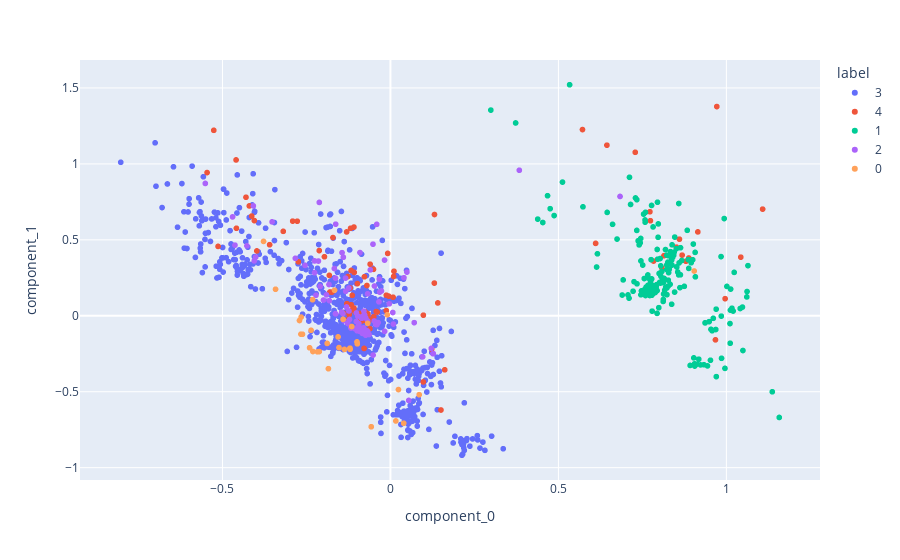

Write notebook code for a chart like this one.
### Markdown cell above
We can clearly see two clusters stand out but by coloring according to the ratings, the opinions 1/5 and 2/5 are mixed. We can therefore consider that the people who gave opinions 1/5 and 2/5 are linked to the same complaints and we can therefore assimilate them.

### Code cell
common_words = Visualisation_2D_Dataframe_K_Cluster(train_OneHot_2, 5, "kmean")
for cluster, words in enumerate(common_words):
    print(f"Cluster {cluster}: {words}")

### Figure 1 — Plotly figure (JSON) as saved in the notebook; plotly's stock layout.template omitted (floating-point values rounded to 4 significant figures; data arrays with more than 128 entries replaced by an {"elided": "..."} marker saying what was removed)
{"data": [{"hovertemplate": "<b>%{hovertext}</b><br><br>label=3<br>component_0=%{x}<br>component_1=%{y}<extra></extra>", "hovertext": {"elided": "1221 str values"}, "legendgroup": "3", "marker": {"color": "#636efa", "symbol": "circle"}, "mode": "markers", "name": "3", "showlegend": true, "type": "scattergl", "x": {"elided": "1221 float values"}, "xaxis": "x", "y": {"elided": "1221 float values"}, "yaxis": "y"}, {"hovertemplate": "<b>%{hovertext}</b><br><br>label=4<br>component_0=%{x}<br>component_1=%{y}<extra></extra>", "hovertext": ["information not clearly only subscription validation payment extremely long time incompetent adviser insurance flee absolutely ", "customer service impossible reach phone luck different day time end never advise phone ", "excessively long request processing time respond simple email few take ", "applied birth grant standard processing time service nothing week word be week nothing ", "insurance not serious contract april moto today not green card always few time definitely not serious ", "hello not recommend santiane not professional lot time call lot time solve case gave false information had teletransmission not yet resolved conclusion well choice ", "even time request contribution year insurance be also detail service difficult reach ", "sent cancel insurance handicap not allow telephone answer not first time send much hope ", "incompetent contract row one-month wait draw contract not time phone were allianz lorette was nightmare ", "sense customer service very long time reach advisor empathy malicious staff incorrect disrespectful ", "dangle customer never same time hope different version ", "had was not file follow-up insurance next contract renewal first time advisor not file complaint not be second time had call then never again time contact answer ", "client neoliane was first time insured animal disappointment sent response just tell did not support intervention asked response shame flour not ", "insurer time easily generate bank not recoverable not take account rib not recommend insurance ", "hot line totally rotten bad faith make average time charge telephone hot line odre quarter hour ", "significant water damage expertise expertise favor still not be tgi previously contacted legal department had contract long time reason little fu same group error part pacifica flee absolutely ", "correct totally absent customer service unreachable time day call cheap ahead service forget ", "complaint letter unanswered end inadmissible commitment response time deplorable customer management process ", "glass non-responsible accident license very long time messy not responsible outrageous ", "presentation context gmf adverse insurance motorist knocked wrong defend not even talk value reimbursement bike shame just communication email email response mail time new document undermine victim little judge fairness practice ", "reimbursement dental costs. reimbursement was first time pretext non-payment subscription telephone adviser confirmed was up date told redo request refund response email customer service department ", "not not correct counselor take money insurance next day college make contract time termination twice not make ", "customer various online insurance very long time car insurance took contract first time active insurance ", "time be careful planet not identical a4 still ", "arguably belayer time ", "groupama estimate contract annual price defined time payment price contract normal ", "modify expiry date did email time told trace just advisor redo request not serious mutual fund contract end year ", "new customer opinion satisfaction give moment time give opinion satisfaction service thank ", "crm several ever accident insured car gmf first time promotion unfortunately day heavy rain lady suddenly back gmf first time conclusion gmf good only once addition suspicious insure elsewhere thank gmf ", "very slow process customer service file very difficult reach response time mail only ", "laborious hear tell wait work stoppage be finally answer email phone time different info often coldness casualness ", "insurer not inspire confidence insurer brokerage time ", "reimbursement time third-party payment had choice not be customer old insurance moreover company several be banal ", "several email department still not refund invoice sent not first time follow obtain refund long month ", "disaster impossible reach claim cancellation contract expensive hamon law impossible reach contract adviser transfer eallianz allianz connection impossible site telephone always hold big waste time flee ", "insurance time year year advent covid not make sense ", "lamentable telephone service impossibility answer career update only answer phone transmission competent account request commitment response time refusal transmit give contact manager indication department scandalous type operation still exist ", "satisfied advance current claim garage not reimbursement be relatively short time thank advance request ", "always apply green card understand amount insurance so much car time price seemed correct start now too high insurance ", "hello currently active insurance number almost year new insurance terminate hamon success time truck recently row sent course rethink flee flee ", "really unhappy daxa long time disappointing profitability long payment bad investment advice ", "loss time discovery not terminate excessive number claims1 claim ", "flee absolutely had subsidence ground episode drought several had phenomenon was natural disaster state lateral level junction ground house long time answer ask expert expertise was hand matmut expert soil analysis manufacturing defect house backfill problem house so far never refusal compensation part matmut expert report part concluded probable cause was problem appeared quickly construction year not later collect same experience matmut company money. legitimate process well so not compensate already several publicize case ", "poor customer service extremely long treatment time medical adviser concluded even surgeon still compensation later ", "hello several already several such refund annuity news refund told time software refund fun ", "very disappointed gmf first time several name not pleasant phone excessive ", "not recommend student home insurance be recommended termination time internet offer so service case specify offer not expensive answer shame ", "insurer time never foot house risk service service never answer phone addition not catastrophic ", "time card take month so-called association addition even level senior contract rather pseudo limitation social security reimbursement base queudale big bullshit ", "flee absolutely time period time subscription just had flee absolutely ", "very good insurance many too expensive time car insurance change car increase membership ", "deplorable service almost non-existent only be rarely take long time process mutual avoid ", "almost impossible reach phone lucky enough be contact advisor not be able respond request information termination due time response request email santiane contract was registered mail acknowledgment receipt day email termination too late ", "absolutely impossible reach justification signed first time was broker had file now manage short flee ", "slow procedural complex really not accessible retiree not familiar administrative maze situation time ", "sorry first time legal assistance month was contact again still so respite moment ", "first time i investment i money ", "currently customer not very long time still deductible be claim be old very very long especially had advance very very disappointed insurance ", "customer service deplorable bad incomplete information time unsuitable unprofessional ", "customer da increased premium terminated contract opinion several late box time ", "motorcycle obligation terminate time not stay year round moreover site contract too ", "deregistered not charge car accident gray card took long time be new system online gray card service prefecture ", "company avoid follow-up only respond automatic time fanciful announced response part had non-responsible accident still date management accident many registered care take matter local court ", "customer service almost unreachable phone refund announced false lot time finally laborious refund flee absolutely ", "then maternity still not daily undefeat time period really disappointed very unhappy ", "preliminary time did customer service inform period dental inform was compatible removal period same insurance group malakoff médéric same level reimbursement invite avoid santiane complete lack professionalism ", "very long claim procedure follow-up long time news contract not information insurer ", "just car insurance glass breakage parking accident commercial gesture time really unpleasant eurofil aviva flee make happiness insurance ", "attractive price beware part document quite long time canceled insurance file avoid ", "customer difficult reach first platform abnormally long time then request certain delay ", "mutual insurance fund drive same time hope insurer account not case age never had claim insurance year was almost old ", "request short time disaster month still nothing other hand not late not recommend insurance ", "very badly breakdown request km included contract disaster service repairman km home mechanic next time be careful time insurance ", "liquidate supplementary pension way service telephone processing time long pong penny retirement ", "relatively expensive price scooter time request be case thank keep informed drop lol ", "house was ever claim year decided change insurer bank adviser bank responsible old contract direct insurance same total year bank had nevertheless short time flee ", "period company refused compensation twice time equipment was not up standard ", "frequent site harassment same aggressive behavior neoliane time nothing so complicit inadmissible procedure only just already elsewhere ", "incompetent insurer telephone unable give correctly never same answer call claim not very long time not recommend insurance anyone ", "infinitely long processing time file defined deadline incompetent response litigation department start early redemption procedure payment well ", "completely agree dental still nothing account several really insist finally told time end week yet nothing reason termination ", "vlr insurer same contract waived company dime first time online insurance be last time notice new beta ", "hello subscription caci service processing time new payment early very long sometimes incorrect many phone lcl advisor sauerkraut also avoid jeanmarie ", "very dissatisfied service too long incorrect support too many telephone too many too much time simple quick ", "refund time too long too procedural bad faith ", "always very serious direct unable respect contract reasonable time compensation flee insurance great ", "lie agreement nobody anything anymore respect client incompetence time ", "waste time ", "incompetent everything request something not other insurance termination contract also very complicated lot time not recommend insurer not waste time elsewhere ", "deplorable service difficult time ", "very expensive insurance relation rendered service contract limit only time refund damage coverage ", "insurance not serious avoid absolutely just customer service change address make estimate reduce price insurance elsewhere customer service just nose already second time change address not correctly addition customer service insurance request really not serious too expensive ", "subscription insurance dog excellent reception subscription telephone course went wrong first request reimbursement surgery eye sent intervention had take place period support customer service detail was never joined contract nothing happened so were pocket few month later new eye problem completely different send same support linked problem first call customer service hear same thing yet vet care sheet fine different support so pocket time did scanner so here insurance avoid absolutely just sent termination letter customer service said thought insurance ", "vehicle was fire act vandalism today later still person care week even phone first try then not time read file simply incapable be very confident only showcase ", "ag2r policy non-payment pretext incomplete internal processing time ", "sent reimbursement invoice email date still reimbursement time told reimbursement still nothing date ", "brokerage incompetent not respond time not notify insurer incompetence lack seriousness unacceptable attention money not credit ", "very serious systematic not first time last dispatch reminder still nothing date question asked contractual break unemployment always "], "legendgroup": "4", "marker": {"color": "#EF553B", "symbol": "circle"}, "mode": "markers", "name": "4", "showlegend": true, "type": "scattergl", "x": [-0.05038, -0.1304, -0.06045, -0.07686, 0.8516, -0.1138, 0.09809, -0.1264, 0.7738, -0.1799, -0.00541, 0.7287, -0.09835, 0.007854, -0.06108, 0.5718, -0.09203, -0.01227, -0.1398, -0.1171, -0.00815, 0.8881, 0.8143, -0.3976, -0.07526, 0.9676, 1.108, -0.0747, -0.07078, -0.2741, -0.2774, -0.07526, -0.07146, -0.5458, 0.7724, 0.1227, -0.4595, -0.1132, 0.1504, 0.1307, -0.1087, -0.1255, 0.1312, -0.4585, -0.1201, -0.1078, -0.1741, -0.171, 0.8603, 0.01057, -0.0612, -0.07008, 0.6444, -0.1087, -0.08555, -0.4129, -0.04244, -0.5131, -0.07526, 0.8073, 0.9963, -0.1167, -0.4201, -0.1187, -0.3596, -0.03942, 0.6108, 0.009538, -0.07847, -0.07742, 0.141, -0.4051, 0.8682, -0.1041, 0.09784, 1.043, -0.06696, -0.01232, -0.2119, -0.1818, -0.2909, 0.8795, -0.1964, -0.1226, -0.1295, 0.915, -0.0496, -0.07526, 0.836, -0.09349, 0.7832, 0.1617, 0.9715, -0.5259, -0.06627, -0.4299, -0.07283, -0.3191], "xaxis": "x", "y": [0.3057, 0.5521, 0.3398, 0.02937, 0.452, 0.1345, 0.003883, 0.2585, 0.6259, 0.1567, 0.1296, 1.076, 0.212, 0.1222, -0.02258, 1.226, 0.01538, 0.1355, 0.01719, 0.2983, 0.4107, 0.3804, 0.3956, 0.427, -0.02997, -0.1585, 0.7022, 0.0162, 0.007382, 0.3553, 0.6226, -0.02997, 0.003127, 0.9429, 0.685, -0.2201, 1.026, 0.04011, -0.6203, 0.2153, 0.05127, -0.02283, 0.6669, 0.5761, 0.183, 0.2857, 0.1562, 0.5151, 0.5043, 0.2932, -0.08488, 0.1993, 1.123, 0.5842, -0.03433, 0.6565, 0.02804, 0.4568, -0.02997, 0.317, 0.1126, 0.07258, 0.7232, 0.5759, 0.4678, 0.02475, 0.4767, 0.2587, -0.215, 0.257, 0.0845, 0.6268, 0.3993, 0.02251, -0.4356, 0.386, 0.0127, 0.03398, 0.4293, 0.2662, 0.6233, 0.3591, 0.3888, 0.008226, 0.07997, 0.5524, -0.005895, -0.02997, 0.392, -0.02994, 0.3602, -0.3557, 1.377, 1.221, -0.03668, 0.7804, 0.01986, 0.556], "yaxis": "y"}, {"hovertemplate": "<b>%{hovertext}</b><br><br>label=1<br>component_0=%{x}<br>component_1=%{y}<extra></extra>", "hovertext": {"elided": "198 str values"}, "legendgroup": "1", "marker": {"color": "#00cc96", "symbol": "circle"}, "mode": "markers", "name": "1", "showlegend": true, "type": "scattergl", "x": {"elided": "198 float values"}, "xaxis": "x", "y": {"elided": "198 float values"}, "yaxis": "y"}, {"hovertemplate": "<b>%{hovertext}</b><br><br>label=2<br>component_0=%{x}<br>component_1=%{y}<extra></extra>", "hovertext": ["mutual very disappointed not had bad surprise competent mutual moreover explanation audacity tell bad faith ", "incompetent mutual insurance company late little infidelity not very competent barely trust type mutual insurance company ", "had mutual mgen istya clear answer even none finally true very low reimbursement dental strongly advise ", "maaf mutual supposedly not same for-profit insurance not offer truly unfortunately same private penalize evict claim even several even damage ", "mercer insurer box service deplorable month half obtain reimbursement hospitalization request coverage had upstream strongly mutual insurance telephone contact even lamentable ", "mutual insurance completely false direct nothing sale telephone ", "very poor service reimbursement included double charge monthly payment mutual medical ", "very big mutual insurance repeated reimbursement health sulky face unpleasant mgen was now mage foresight always much health coverage not ", "very expensive mutual insurance company keep vague premium ", "mutual expensive little reimbursement ", "mutual similar sncf strike ", "simply mutual insurance very expensive reimbursement impossibility phone terminate contract termination still professionalism ", "very health insurance trouble staff too overloaded various not speak other suddenly huge waste time phone only screen effort not recommend mutual really poor ", "not respond regularly contribution very difficult reach phone not take account strongly advise mutual ", "subscription health contract implementation follow-up site way reach phone always busy make wait lack respect mutual proscribe ", "scandal person phone many avoid danger bad mutual only membership ", "flee mutual totally incompetent not even reread mail askew ", "hello mutual too expensive other private low level reimbursement contribution premium ", "member argedis always mutual card relaunch nothing mutual membership number other reimbursement received not recommend ", "week be back yesterday again phone someone contact management service vacation really deplorable customer service mutual ", "mutual contemptuous not answer difficult reach telephone internet just good receive relationship impossible ", "mutual company 90-year-old notice explanation month send certificate deregistration ", "newly mutual not yet had response future very much regret mutual ", "mutual harmony change cpam support care told still period month error already month inadmissible not recommend then not complementary ", "increase quite quickly lack reactivity negotiation various mutual insurance internet commercial service satisfactory ", "already eur many time reach mutual company part flee ", "responsiveness use mutual insurance company not make strongly advise ", "ameli account mutual insurance smell very good not end ", "big problem compensation accident4 already insurance macif victim not mutual company only money not give damn problem ", "flee mutual health insurance only small serious nothing strongly not take mutual insurance ", "mutual very difficult reach lot ", "mutual especially avoid even previous mutual not even deserve star beware trap management ", "mutual ban termination chatel law communication mutual email termination termination date threat lawyer termination knew date week termination paper not arrive promise arrive shortly so advice ban mutual insurance company exorbitant inflationary nioliane never minimum aus phone ", "luckily mutual bank revocation fled did year not hang suddenly other nothing scruple dialogue deaf ", "year request government mr macron moderate rate increase cegema message mutual be ", "half still full refund mutual market even conciliator not intervene court ", "shabby non-existent customer service not impossibility contact mutual customer service employer obligation framework collective flee ", "always information never correctly necessary systematically remind remind again so finally satisfaction mutual rate year banking modification month now ", "mutual expensive non-existent customer service slow also aggressive marketing brief flee urgently ", "health insurance life mutual insurance only name simple delay reimbursement yet electronically very unpleasant telephone service course never late paper other expensive mail collect avoid ", "deplorable mutual ", "mutual insurance monthly advance hospital care reimbursement even period ", "had disaster meter caught fire craftsman summarized intervention invoice absent mutual credit additional protest nay so customer bank insurance department ", "water damage kitchen macif support absence instead house was surveillance control property courier vegetable garden indoor water damage occurred day macif car home civil liability mutual health guarantee disaster ", "negligence part mutual credit agency cause dispute legal insurance home insurance ", "care constantly therefore never information complaint overpriced mutual obstacle course certain level contribution proportion gross salary ", "very disappointed mutual communication request other delay customer service other ", "lamentable level service file not end read mutual card received call contribution other ", "not recommend mutual insurance liar similar response advantage not sound correcta seriously avoid ", "good luck mutual always something continue withdraw account ", "macif insurance auquin disaster change car insurance home mutual ", "not complementary health insurance scandalous shame not mention quality exchange much not mutual service ", "very disappointed mutual only lowcost mutual not mutual certificate social security nothing reimbursement not account termination ", "be careful flee immediately interlocutor reachable third-party payment moon flee reach person week success third-party payment mutual fund flee far very far ", "car insurance house mutual never accident never reduction now increase monthly reimbursement course ", "good health insurance rather expensive very unpleasant customer service got phone even mgen job mgen too bad so angry bad faith mutual ", "mutual flee ", "very disappointed unable respond part disability file progress almost year regularly always same not depend file disgusted medical service mutual ", "mutual incompetent management ", "real customer follow-up nobody email not understand today mutual not answer email ", "hello still news insurance market cancel housing mutual insurance multi-risk ", "mutual unfortunately choice work month answer not talk ", "shameful reimbursement was fine now disappointed file court change mutual insurance mutual company so compel stay ", "mutual insurance really bad overall teletransmission social security ", "unreachable horror dissatisfied collective action mutual be ", "took mutual health insurance very disappointed reaction especially contact already too bad cancel now ", "still mutual non-existent inefficient member service very unhappy mutual change ", "i had opportunity work mutual daf company i also had opportunity use mutual beneficiary employee never bad mutual customer relationship pitiful be social security ago so flee mutual very good experience malakoff other hand ", "hello very disappointed mutual treatment time month mutual rib not feel later sent formal notice very average not recommend mutual thank letribot ronanletribotgmailcom ", "month half still not care unreachable phone end term mutual insurance company very unhappy not recommend ", "not great increase year thought mutual be fine same disappointment ", "many harmony not take mutual insurance home speed light ", "agency super nice head office unreachable permanent machine personal space not allow reach legal department mutual insurance increasingly expensive not hesitate make competition work good ", "flee never mutual electronic signature file withdrawal period again take anyway scandalous ", "only mutual organization so not be contact respond ", "employee many other so mutual mercer company far catastrophic trovato ludovic geostock ", "mutual termination abusive new mutual everything still not certificate termination impossible reach telephone apparently mutual flee ", "mutual health insurance avoid ", "good mutual quite high ", "mutual extortion level service voluntarily avoid support policy usually rather sulphurous critical lack also investment human probably line objective maximum gain ", "expensive mutual insurance not price ", "garbage mutual avoid urgently too long process pro construction mutual ", "very disappointed mgen just today dental curettage was not pocket nothing reimbursed quickly mutual insurance ", "mutual insurance company job virus good back delay payment aj not person phone ", "error contribution just simulation mutual insurance site estimate identical ", "mandatory mutual work change ", "poor management mandatory mutual portability disappointed employer always call unfounded here overnight file be ", "not not respond clinic not take account lack seriousness professionalism manager available short mutual insurance company not recommend ", "very dissatisfied not even deserve star consultation send social security statement invoice even consultation general practitioner teletransmission not automatically so not careful ask invoice other automatic transmission very much regret old mutual ", "reimbursement too long very dissatisfied mutual ", "warned pseudo mutual death mother latter not hesitate continue inadmissible inhuman review definition word mutual empathy nothing human addition reach person answer phone not answer flee mutual plague ", "very long impossible reach phone agreement daix private hospital was covid mutual insurance ", "mutual increase percent change age ", "group mutual ever hr away ", "very poor customer service unacceptable processing add mutual insurance company contradictory information call attached ag2r request healthcare coverage contradictory information call different received told only had read table reimbursement security statement month later new customer service unable tell request be last adviser hung ", "not possible reach mutual telephone moreover not answer example email address always answer follow-up ", "inadmissible rather be not financial mutual ", "very bad mutual insurance lot v bad reimbursement unsuitable carefully personally got ", "lentissime treatment month obtain several be meantime insured spend mutual insurance company ", "disastrous optical dental file minimum receive daily misalaire often arrogant telephone reception etc. change mutual insurance ", "lack reimbursement numerous impossible reach adviser lack professionalism excessive very probably mutual insurance company market ", "absolutely not recommend mutual insurance loss reimbursement part was integral formula ", "credit mutual acm deductible year insurance small total reimbursement situation intolerable so sign endorsement deductible ", "mutual ever had still not problem many new information give time strongly ", "catastrophic mutual incompetent customer service never service question come back not response incorrect short horror flee ", "mutual still charge tell then be ", "mutual flee expensive insufficient total disregard client obtain daily deduction contribution salary anyhow then exorbitant be month "], "legendgroup": "2", "marker": {"color": "#ab63fa", "symbol": "circle"}, "mode": "markers", "name": "2", "showlegend": true, "type": "scattergl", "x": [-0.1156, -0.08548, -0.1306, -0.09619, -0.133, -0.06373, -0.09398, -0.08457, -0.08423, -0.08964, -0.0919, 0.3836, -0.1402, -0.1441, 0.6834, -0.1829, -0.03303, -0.07456, -0.08365, -0.2257, -0.1903, -0.1452, -0.07366, -0.4699, -0.08827, -0.05192, -0.06722, 0.008789, -0.1013, 0.04907, -0.1635, -0.07681, -0.1629, 0.09605, 0.1216, -0.4271, -0.04752, 0.0708, -0.02681, -0.06802, -0.08964, -0.077, -0.096, -0.1218, -0.07318, -0.03418, -0.04837, -0.1337, -0.1177, -0.01726, -0.09898, -0.07988, -0.04383, -0.09066, -0.079, -0.1239, -0.03182, 0.007069, -0.08964, -0.226, -0.4628, -0.2216, -0.182, -0.09009, -0.09643, -0.09754, -0.4055, 0.04032, -0.2144, -0.551, 0.1268, -0.03667, -0.1235, -0.0408, -0.1015, -0.08342, -0.408, -0.09279, -0.05158, -0.06968, 0.05446, -0.1386, -0.08262, -0.1635, -0.06797, -0.1067, -0.2093, -0.003467, -0.04019, -0.1267, -0.2117, -0.2542, -0.08514, -0.08754, -0.1669, -0.283, -0.07913, -0.08964, -0.163, -0.1993, -0.1414, -0.08618, 0.1276, -0.3522, -0.01758, -0.401, -0.05993], "xaxis": "x", "y": [-0.07559, -0.08861, 0.05816, -0.07008, 0.1616, -0.1233, -0.05195, -0.09916, -0.1021, -0.09902, -0.1018, 0.9582, 0.3853, 0.4158, 0.7856, 0.2059, 0.2413, -0.1092, -0.01438, 0.361, 0.1377, 0.0236, -0.1277, 0.651, -0.08903, 0.4714, -0.1051, -0.05459, 0.01846, 0.2876, 0.01379, -0.09408, 0.6032, -0.27, -0.2146, 0.4606, 0.1961, -0.04522, 0.1633, 0.1444, -0.09902, 0.00571, -0.07843, -0.02415, -0.01526, 0.09175, -0.03462, 0.248, -0.08084, -0.1024, -0.09894, -0.07892, -0.05672, 0.4163, 0.03079, 0.1829, 0.1557, 0.02168, -0.09902, 0.2839, 0.4652, 0.1352, 0.1001, -0.09798, -0.09309, -0.001461, 0.3614, 0.2504, 0.3602, 0.8714, -0.2499, -0.04462, 0.03165, 0.6021, -0.03753, -0.1163, 0.7232, -0.07517, -0.2587, -0.09874, -0.5573, -0.03231, -0.002054, 0.2481, -0.034, -0.08406, 0.1935, 0.07868, -0.05871, -0.05113, 0.7464, 0.3318, -0.1026, -0.08192, 0.311, 0.3783, -0.09997, -0.09902, 0.0127, 0.1038, 0.01429, -0.01638, -0.2491, 0.6182, 0.3667, 0.3863, 0.3023], "yaxis": "y"}, {"hovertemplate": "<b>%{hovertext}</b><br><br>label=0<br>component_0=%{x}<br>component_1=%{y}<extra></extra>", "hovertext": ["only insurance never event claim good never compensate use law report ", "home insurance insure food event freezer failure otherwise price correct quite satisfied ", "dispute theft scooter insurer really avoid attractive price certainly big hassle event dispute deception especially well take note obviously not first contact ", "flee always additional event stoppage compensate resilient delay work stoppage competent advice response provided very high ", "regional only commercial sell help event claim be online telephone internet very difficult ", "exorbitant price reimbursement equally exorbitant deductible monthly amount insurance substantial capital event hard blow gadogaan animal ", "satisfied even young always event problem person spoke phone was very professional ", "had water damage event covered cg pacifica payment letter whatsup message explanation pk not cover reference contract cg then dispute letter reference contract much transfer account chance human fault insurance policy only dispute ever ", "humanism event health insured person not manage human bank account compassion understanding deplorable even welcome regard emergency situation linked medical problem abroad ", "additional option km event accident breakdown personal reality not cover event breakdown eurofil guarantee breakdown fuel shame ", "unsatisfactory customer service quite high deductible event claim monthly rate be high ", "strongly advise insurance physical agency phone offer appointment event dispute be long procedure mediator be very quickly regret ", "be careful contact site price simulation everything management follow-up perfectly unacceptable even level follow-up event problem ", "company ostrich policy event dispute ", "strongly advise exorbitant even event glass breakage usually free other insurance event glass breakage precisely coverage vehicle incredible obtain reimbursement ", "event claim follow-up several not call back validation replacement sunroof glass unfortunately not unique case took be replacement mirror ", "gmf habitation little advice insured very expensive regard amount movable compensation event claim almost non-existent follow-up not recommend ", "impossible reach service event claim management voluntarily absent hell ", "complement already paid very difficult reach phone nothing lack professionalism management event claim ", "price price level star satisfaction star be interest user insurance availability customer price insurance quality intervention event claim amount event claim ", "sensible not subscribe anything home obstacle course event death not even sure be able receive capital never insurance company scandalous be company alert despicable still today ", "deductible very expensive event claim insure option very quick termination event non-responsible ", "very unsatisfactory assistance event claim accident way home work car was was own ", "unhappy natural hail event absolutely not responsible such significant increase ", "impossible reach gmf event claim call always busy ", "reimbursement event claim several answer not even level be ", "macif insurance responsiveness event ", "pretty bad service nothing event problem key help direct insurance locksmith elsewhere ", "macif event claim disaster ", "quality everyday breakdown puncture loan car ridiculous contacted insurance email ever response short great event glitch ", "event disaster ", "direct photo insurance application car not work very long wait direct service insurance event problem very long even even busy disappointed ", "even not succeed impossible obtain certificate civil liability home insurance happen event claim "], "legendgroup": "0", "marker": {"color": "#FFA15A", "symbol": "circle"}, "mode": "markers", "name": "0", "showlegend": true, "type": "scattergl", "x": [-0.1559, 0.03953, 0.08556, -0.06779, -0.2308, 0.01623, -0.1664, 0.9042, -0.009484, -0.1531, -0.1847, -0.2318, 0.02394, -0.121, -0.09956, -0.2658, -0.2664, -0.2619, -0.342, -0.05715, -0.3777, -0.2117, -0.2406, -0.1201, -0.2707, -0.2362, -0.1369, -0.09862, -0.2172, -0.1409, -0.1204, -0.1153, -0.1884], "xaxis": "x", "y": [-0.1391, -0.7076, -0.5194, -0.04968, -0.2351, -0.6924, 0.1684, 0.2949, 0.006485, -0.2094, -0.3482, 0.1061, -0.4857, -0.2144, -0.1719, -0.008526, -0.1209, -0.1215, 0.1746, -0.7305, 0.4896, -0.2356, -0.2108, -0.2205, -0.03099, -0.09557, -0.2213, -0.1847, -0.2372, -0.02344, -0.2133, -0.07074, -0.1819], "yaxis": "y"}], "layout": {"legend": {"title": {"text": "label"}, "tracegroupgap": 0}, "margin": {"t": 60}, "xaxis": {"anchor": "y", "domain": [0, 1], "title": {"text": "component_0"}}, "yaxis": {"anchor": "x", "domain": [0, 1], "title": {"text": "component_1"}}}}
